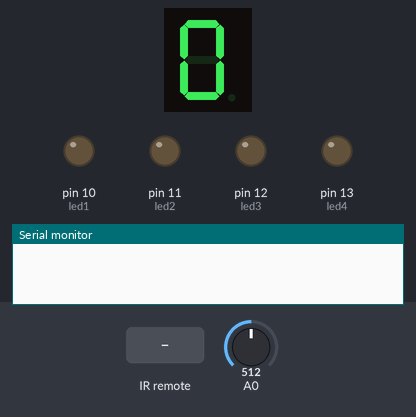
A sketch run on a simulated Arduino Uno, built with avr-gcc and run on an emulated ATmega328P. Parts: 1-digit seven-segment display, output pins drawn as LEDs (lit = HIGH), the last lines printed to the serial monitor. Wiring (inferred from the names in the program): 1-digit 7-segment display, segments lit when HIGH: segments pin 8, pin 7, pin 6, pin 5, pin 4, pin 3, pin 2. The test bench sets the inputs (shaded band); at power-on: A0 = 512. The segment pins are drawn as the display they are named for; pins used as bus, display or sensor lines are not drawn.

Above: at 1.2 s.
1.3 s: infrared code 0xFF30CF received
At 2.0 s:
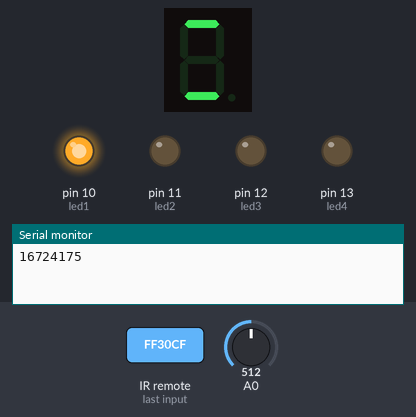
2.8 s: A0 set to 1005
4.3 s: A0 set to 1023
At 5.6 s:
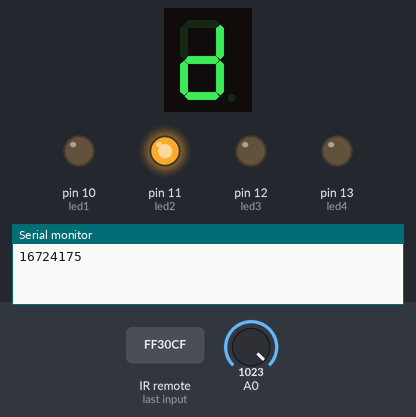
6.0 s: infrared code 0xFF10EF received
At 6.7 s:
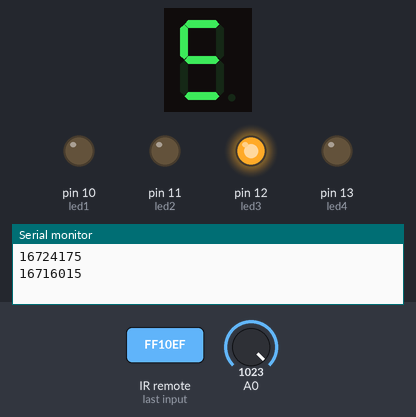
7.5 s: infrared code 0xFF38C7 received
At 7.9 s:
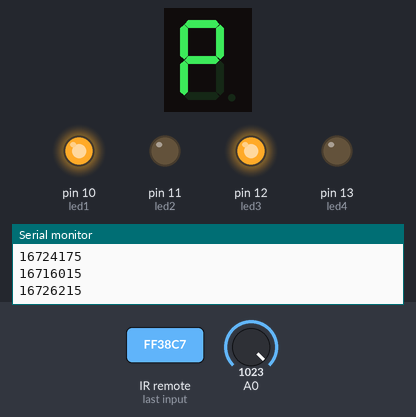
9.0 s: infrared code 0xFF5AA5 received
At 10.2 s:
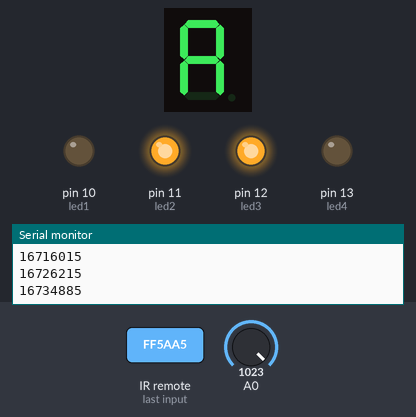
Timing chart, 0 to 11.5 s (numbered marks = the images above; inputs shaded):
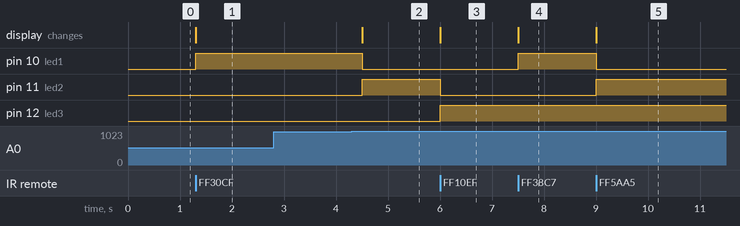

Measured:
- the behaviour switches between 1022 and 1023 on A0 (found by bisection; images 1 and 2)
- after the input at 1.3 s, pin 10 (led1): LOW → HIGH at once; the display: changes at once (image 1)
- after the input at 2.8 s, every drawn part: stays the same
- after the input at 4.3 s, pin 10 (led1): HIGH → LOW after 0.20 s; pin 11 (led2): LOW → HIGH after 0.20 s; the display: changes after 0.20 s (image 2)
- after the input at 6.0 s, pin 11 (led2): HIGH → LOW at once; pin 12 (led3): LOW → HIGH at once; the display: changes at once (image 3)
- after the input at 7.5 s, pin 10 (led1): LOW → HIGH at once; the display: changes at once (image 4)
- after the input at 9.0 s, pin 10 (led1): HIGH → LOW at once; pin 11 (led2): LOW → HIGH at once; the display: changes at once (image 5)

The sketch:

binary_counter_with_remote_controlles.ino
```cpp
#include <IRremote.h>

// Define sensor pin
const int RECV_PIN = 9;

// Define IR Receiver and Results Objects`
IRrecv irrecv(RECV_PIN);
decode_results results;
const int A = 2, B = 3, C = 4, D = 5, E = 6, F = 7, G = 8;
bool Abit = false, Bbit = false, Cbit = false, Dbit = false, Ebit = false, Fbit = false, Gbit = false;
const int led1 = 10, led2 = 11, led3 = 12, led4 = 13;

void setup() {
  Serial.begin(9600);
  pinMode(A, OUTPUT);
  pinMode(B, OUTPUT);
  pinMode(C, OUTPUT);
  pinMode(D, OUTPUT);
  pinMode(E, OUTPUT);
  pinMode(F, OUTPUT);
  pinMode(G, OUTPUT);

  pinMode(led1, OUTPUT);
  pinMode(led2, OUTPUT);
  pinMode(led3, OUTPUT);
  pinMode(led4, OUTPUT);

  pinMode(A0, INPUT);
  // Enable the IR Receiver
  irrecv.enableIRIn();
}
int num = 0;
bool ppinmode = false;
bool npinmode = false;
void loop() {
  // put your main code here, to run repeatedly:
  checkpin();
  setdigit();
  int frstbit = num % 2;
  int scndbit = num/2 % 2;
  int thrdbit = int(num/2)/2 % 2;
  int frthbit = int(int(num/2)/2)/2 % 2;

  digitalWrite(led1, frstbit);
  digitalWrite(led2, scndbit);
  digitalWrite(led3, thrdbit);
  digitalWrite(led4, frthbit);
  if (irrecv.decode(&results)){
    // Print Code in HEX
        if (results.value == 16738455){// 0
          num = 0;
        }else if (results.value == 16724175){// 1
          num = 1;
        }else if (results.value == 16718055){// 2
          num = 2;
        }else if (results.value == 16743045){// 3
          num = 3;
        }else if (results.value == 16716015){// 4
          num = 4;
        }else if (results.value == 16726215){// 5
          num = 5;
        }else if (results.value == 16734885){// 6
          num = 6;
        }else if (results.value == 16728765){// 7
          num = 7;
        }else if (results.value == 16730805){// 8
          num = 8;
        }else if (results.value == 16732845){// 9
          num = 9;
        }else if (results.value == 16712445){// +
          num++;
        }else if (results.value == 16750695){// -
          num--;
        }
        Serial.println(results.value);
        irrecv.resume();
  }
}
void setdigit(){
  if (num == 0){
    Abit = false;
    Bbit = true;
    Cbit = true;
    Dbit = true;
    Ebit = true;
    Fbit = true;
    Gbit = true;
  }else if (num == 1){
    Abit = false;
    Bbit = false;
    Cbit = false;
    Dbit = true;
    Ebit = false;
    Fbit = false;
    Gbit = true;
  }else if (num == 2){
    Abit = true;
    Bbit = false;
    Cbit = true;
    Dbit = true;
    Ebit = true;
    Fbit = true;
    Gbit = false;
  }else if (num == 3){
    Abit = true;
    Bbit = false;
    Cbit = true;
    Dbit = true;
    Ebit = false;
    Fbit = true;
    Gbit = true;
  }else if (num == 4){
    Abit = true;
    Bbit = true;
    Cbit = false;
    Dbit = true;
    Ebit = false;
    Fbit = false;
    Gbit = true;
  }else if (num == 5){
    Abit = true;
    Bbit = true;
    Cbit = true;
    Dbit = false;
    Ebit = false;
    Fbit = true;
    Gbit = true;
  }else if (num == 6){
    Abit = true;
    Bbit = true;
    Cbit = true;
    Dbit = false;
    Ebit = true;
    Fbit = true;
    Gbit = true;
  }else if (num == 7){
    Abit = false;
    Bbit = true;
    Cbit = true;
    Dbit = true;
    Ebit = false;
    Fbit = false;
    Gbit = true;
  }else if (num == 8){
    Abit = true;
    Bbit = true;
    Cbit = true;
    Dbit = true;
    Ebit = true;
    Fbit = true;
    Gbit = true;
  }else if (num == 9){
    Abit = true;
    Bbit = true;
    Cbit = true;
    Dbit = true;
    Ebit = false;
    Fbit = true;
    Gbit = true;
  }else if (num == 10){
    Abit = true;
    Bbit = true;
    Cbit = true;
    Dbit = true;
    Ebit = true;
    Fbit = false;
    Gbit = true;
  }else if (num == 11){
    Abit = true;
    Bbit = true;
    Cbit = false;
    Dbit = false;
    Ebit = true;
    Fbit = true;
    Gbit = true;
  }else if (num == 12){
    Abit = false;
    Bbit = true;
    Cbit = true;
    Dbit = false;
    Ebit = true;
    Fbit = true;
    Gbit = false;
  }else if (num == 13){
    Abit = true;
    Bbit = false;
    Cbit = false;
    Dbit = true;
    Ebit = true;
    Fbit = true;
    Gbit = true;
  }else if (num == 14){
    Abit = true;
    Bbit = true;
    Cbit = true;
    Dbit = false;
    Ebit = true;
    Fbit = true;
    Gbit = false;
  }else if (num == 15){
    Abit = true;
    Bbit = true;
    Cbit = true;
    Dbit = false;
    Ebit = true;
    Fbit = false;
    Gbit = false;
  }
  digitalWrite(A, Abit);
  digitalWrite(B, Bbit);
  digitalWrite(C, Cbit);
  digitalWrite(D, Dbit);
  digitalWrite(E, Ebit);
  digitalWrite(F, Fbit);
  digitalWrite(G, Gbit);
}


void checkpin(){
  npinmode = analogRead(A0) == 1023;
  if (ppinmode == false && ppinmode != npinmode){
    num++;
    delay(200);
  }
  if(num == 16 || num == -1){
    num = 0;
  }
  ppinmode = npinmode;
}
```
